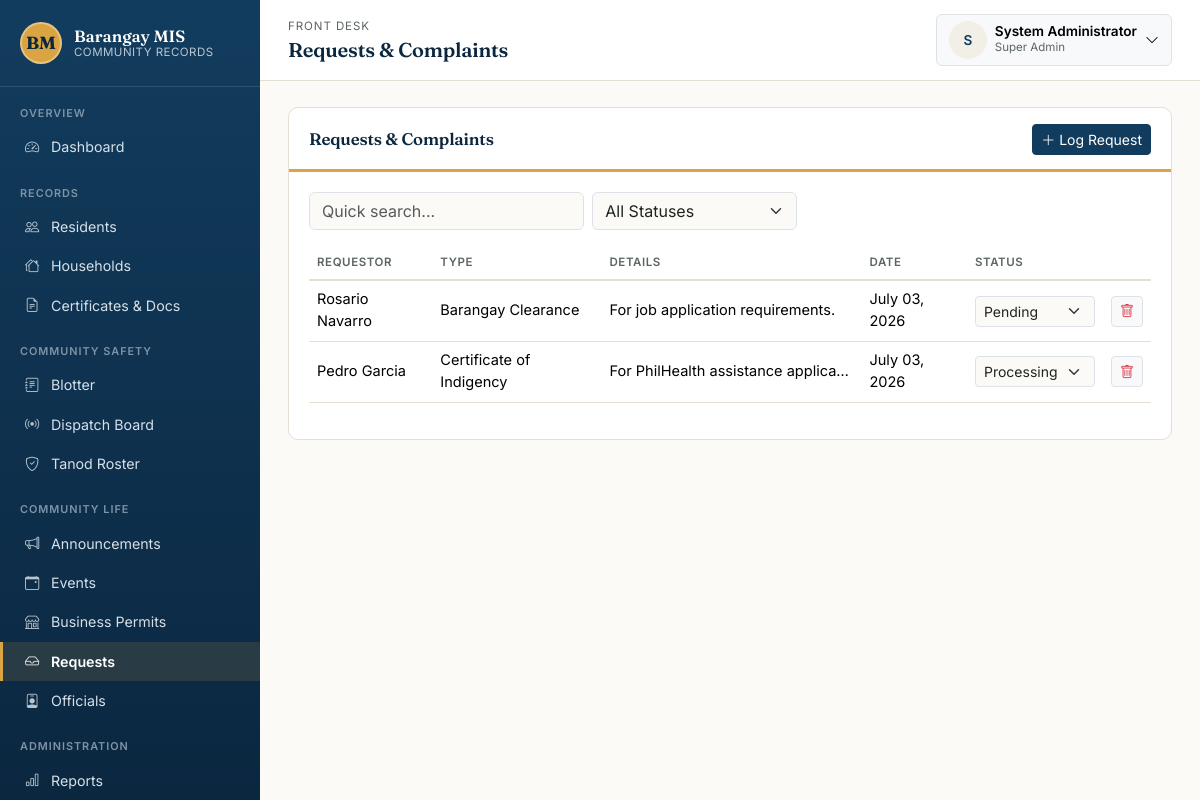
The app's page /modules/complaints/list.php (signed in) with its own data.
### tables this page shows
CREATE TABLE requests (
    id                INT AUTO_INCREMENT PRIMARY KEY,
    resident_id       INT NULL,
    requestor_name    VARCHAR(150) NOT NULL,
    request_type      VARCHAR(100) NOT NULL,
    details           TEXT,
    status            ENUM('Pending','Processing','Released','Resolved') NOT NULL DEFAULT 'Pending',
    created_at        TIMESTAMP NOT NULL DEFAULT CURRENT_TIMESTAMP,
    FOREIGN KEY (resident_id) REFERENCES residents(id) ON DELETE SET NULL
);

### includes/functions.php (called while the page is built, shortened)
<?php
function clean(?string $value): string
{
    return htmlspecialchars(trim($value ?? ''), ENT_QUOTES, 'UTF-8');
}
function format_date(?string $date, string $format = 'F d, Y'): string
{
    try {
        return (new DateTime($date))->format($format);
    } catch (Exception) {
        return '—';
    }
}

### modules/complaints/list.php (the view, shortened to what this page needs)
<?php
require_once __DIR__ . '/../../config.php';
require_once __DIR__ . '/../../includes/functions.php';
$sql = "SELECT q.*, CONCAT(r.first_name, ' ', r.last_name) AS resident_name
        FROM requests q LEFT JOIN residents r ON r.id = q.resident_id WHERE 1=1";
$params = [];
$sql .= ' ORDER BY q.created_at DESC';
$stmt = $pdo->prepare($sql);
$stmt->execute($params);
$requests = $stmt->fetchAll();
$statuses = ['Pending', 'Processing', 'Released', 'Resolved'];
require_once __DIR__ . '/../../includes/header.php';
?>
<div class="panel">
    <div class="panel-header">
        <h2>Requests &amp; Complaints</h2>
        <a href="<?= BASE_URL ?>/modules/complaints/form.php" class="btn btn-primary btn-sm"><i class="bi bi-plus-lg me-1"></i>Log Request</a>
    </div>
    <div class="panel-body">
        <div class="row g-2 mb-3">
            <div class="col-md-4">
                <input type="text" class="form-control" placeholder="Quick search..." onkeyup="quickFilter(this, 'reqTable')">
            </div>
            <div class="col-md-3">
                <form method="get">
                    <select name="status" class="form-select" onchange="this.form.submit()">
                        <option value="">All Statuses</option>
                    </select>
                </form>
            </div>
        </div>
        <?php if (empty($requests)): ?>
            <div class="empty-state"><i class="bi bi-inbox"></i>No requests logged yet.</div>
        <?php else: ?>
        <div class="table-responsive">
        <table class="table table-clean" id="reqTable">
            <thead><tr><th>Requestor</th><th>Type</th><th>Details</th><th>Date</th><th>Status</th><th></th></tr></thead>
            <tbody>
            <?php foreach ($requests as $r): ?>
                <tr>
                    <td><?= clean($r['resident_name'] ?: $r['requestor_name']) ?></td>
                    <td><?= clean($r['request_type']) ?></td>
                    <td class="text-truncate" style="max-width:260px;"><?= clean($r['details'] ?: '—') ?></td>
                    <td><?= format_date($r['created_at']) ?></td>
                    <td>
                        <form method="post" action="<?= BASE_URL ?>/modules/complaints/update_status.php" class="d-inline">
                            <select name="status" class="form-select form-select-sm d-inline-block w-auto" onchange="this.form.submit()">
                                <?php foreach ($statuses as $s): ?>
                                    <option value="<?= $s ?>" <?= $r['status'] === $s ? 'selected' : '' ?>><?= $s ?></option>
                                <?php endforeach; ?>
                            </select>
                        </form>
                    </td>
                    <td class="text-end">
                        <form method="post" action="<?= BASE_URL ?>/modules/complaints/delete.php" class="d-inline" data-confirm="Delete this request record?">
                            <button type="submit" class="btn btn-sm btn-light border text-danger"><i class="bi bi-trash"></i></button>
                        </form>
                    </td>
                </tr>
            <?php endforeach; ?>
            </tbody>
        </table>
        </div>
        <?php endif; ?>
    </div>
</div>
<?php require_once __DIR__ . '/../../includes/footer.php'; ?>

### assets/css/style.css (style rules this page uses)
:root { --bagong-blue: #123C5E; --bagong-blue-dark: #0B2740; --bagong-blue-light: #1E5583; --paper: #FBFAF6; --paper-dim: #F2EFE6; --palay-gold: #D9A441; --palay-gold-dark: #B9832F; --adobe: #C1502E; --talahib: #4C7A5E; --ink: #1F2421; --ink-soft: #5B6660; --hairline: #E4DFD1; --font-display: 'Fraunces', Georgia, serif; --font-body: 'Inter', -apple-system, Segoe UI, Roboto, sans-serif; --font-mono: 'JetBrains Mono', SFMono-Regular, Menlo, monospace; --bs-primary: var(--bagong-blue); --bs-body-font-family: var(--font-body); --bs-body-color: var(--ink); --bs-body-bg: var(--paper); }
* { box-sizing: border-box; }
body { background: var(--paper); color: var(--ink); font-family: var(--font-body); }
h1, h2, h3, h4, .display-font { font-family: var(--font-display); font-weight: 600; letter-spacing: -0.01em; color: var(--bagong-blue-dark); }
a { color: var(--bagong-blue); }
.panel { background: #fff; border: 1px solid var(--hairline); border-radius: 10px; margin-bottom: 22px; overflow: hidden; }
.panel-header { display: flex; align-items: center; justify-content: space-between; gap: 12px; padding: 16px 20px 14px; border-bottom: 3px solid var(--palay-gold); flex-wrap: wrap; }
.panel-header h2, .panel-header h3 { margin: 0; font-size: 1.05rem; }
.panel-body { padding: 20px; }
.table-clean { --bs-table-bg: transparent; font-size: 0.91rem; }
.table-clean thead th { text-transform: uppercase; font-size: 0.72rem; letter-spacing: 0.05em; color: var(--ink-soft); border-bottom: 2px solid var(--hairline); font-weight: 600; white-space: nowrap; }
.table-clean td { vertical-align: middle; border-bottom: 1px solid var(--hairline); }
.btn-primary { background: var(--bagong-blue); border-color: var(--bagong-blue); }

### records on screen
requests: requestor_name "Rosario Navarro", request_type "Barangay Clearance", details "For job application requirements.", created_at "July 03, 2026", status "Pending"
requests: requestor_name "Pedro Garcia", request_type "Certificate of Indigency", details "For PhilHealth assistance applica…", created_at "July 03, 2026", status "Processing"

### other values on screen
$label "Dashboard Residents Households Certificates & Docs Blotter Dispatch Board Tanod Roster Announcements Events Business Permits Requests Officials Reports"
$breadcrumbEyebrow "FRONT DESK"
$pageTitle "Requests & Complaints"
mb_strtoupper(mb_substr(current_full_name() ?: '?', 0, 1)) "S"
current_full_name() "System Administrator"
role_label(current_role()) "Super Admin"
